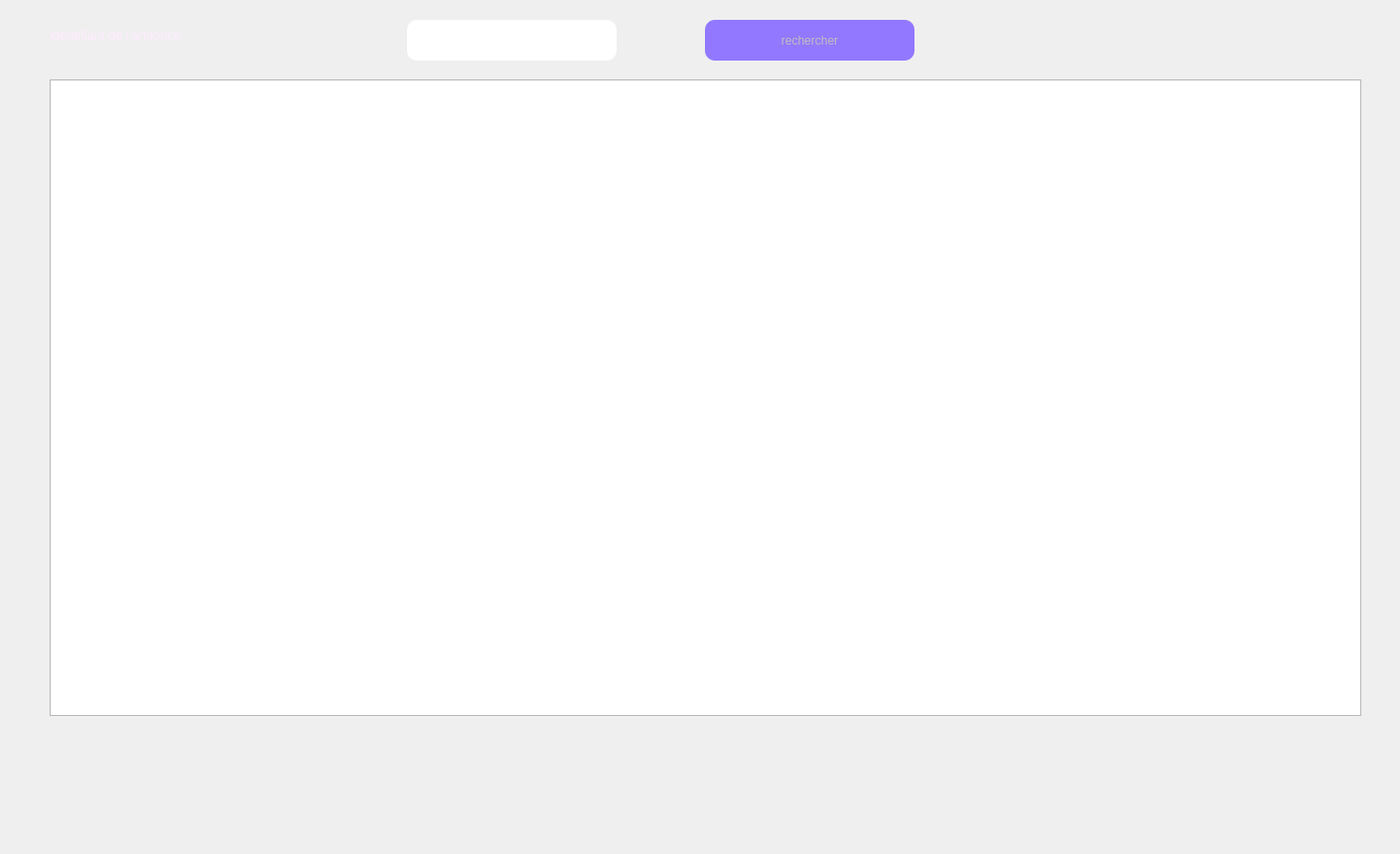
     <widget class="QWidget" name="tab_8">
      <attribute name="title">
       <string>rechercher</string>
      </attribute>
      <widget class="QLabel" name="label_17">
       <property name="geometry">
        <rect>
         <x>0</x>
         <y>0</y>
         <width>471</width>
         <height>321</height>
        </rect>
       </property>
       <property name="text">
        <string/>
       </property>
       <property name="pixmap">
        <pixmap>../../OneDrive/Documents/images/bg.jpg</pixmap>
       </property>
      </widget>
      <widget class="QPushButton" name="pushButton_4">
       <property name="enabled">
        <bool>false</bool>
       </property>
       <property name="geometry">
        <rect>
         <x>710</x>
         <y>20</y>
         <width>211</width>
         <height>41</height>
        </rect>
       </property>
       <property name="cursor">
        <cursorShape>PointingHandCursor</cursorShape>
       </property>
       <property name="styleSheet">
        <string notr="true">background-color: rgb(0, 0, 255);
background-color: rgb(145, 120, 255);
border-radius: 10px;</string>
       </property>
       <property name="text">
        <string>rechercher</string>
       </property>
      </widget>
      <widget class="QLabel" name="label_28">
       <property name="geometry">
        <rect>
         <x>50</x>
         <y>10</y>
         <width>331</width>
         <height>51</height>
        </rect>
       </property>
       <property name="palette">
        <palette>
         <active>
          <colorrole role="WindowText">
           <brush brushstyle="SolidPattern">
            <color alpha="255">
             <red>255</red>
             <green>235</green>
             <blue>255</blue>
            </color>
           </brush>
          </colorrole>
         </active>
         <inactive>
          <colorrole role="WindowText">
           <brush brushstyle="SolidPattern">
            <color alpha="255">
             <red>255</red>
             <green>235</green>
             <blue>255</blue>
            </color>
           </brush>
          </colorrole>
         </inactive>
         <disabled>
          <colorrole role="WindowText">
           <brush brushstyle="SolidPattern">
            <color alpha="255">
             <red>120</red>
             <green>120</green>
             <blue>120</blue>
            </color>
           </brush>
          </colorrole>
         </disabled>
        </palette>
       </property>
       <property name="text">
        <string>&lt;html&gt;&lt;head/&gt;&lt;body&gt;&lt;p&gt;&lt;span style=&quot; font-size:10pt;&quot;&gt;identifiant de l'annonce&lt;/span&gt;&lt;/p&gt;&lt;/body&gt;&lt;/html&gt;</string>
       </property>
      </widget>
      <widget class="QLineEdit" name="lineEdit_5">
       <property name="geometry">
        <rect>
         <x>410</x>
         <y>20</y>
         <width>211</width>
         <height>41</height>
        </rect>
       </property>
       <property name="styleSheet">
        <string notr="true">border-radius: 10px;</string>
       </property>
      </widget>
      <widget class="QTableView" name="tabanre">
       <property name="geometry">
        <rect>
         <x>50</x>
         <y>80</y>
         <width>1321</width>
         <height>641</height>
        </rect>
       </property>
      </widget>
      <widget class="QLabel" name="label_38">
       <property name="geometry">
        <rect>
         <x>0</x>
         <y>0</y>
         <width>1401</width>
         <height>851</height>
        </rect>
       </property>
       <property name="text">
        <string/>
       </property>
       <property name="pixmap">
        <pixmap>../images/bg.v1.jpg</pixmap>
       </property>
      </widget>
      <zorder>label_38</zorder>
      <zorder>label_17</zorder>
      <zorder>pushButton_4</zorder>
      <zorder>label_28</zorder>
      <zorder>lineEdit_5</zorder>
      <zorder>tabanre</zorder>
     </widget>
